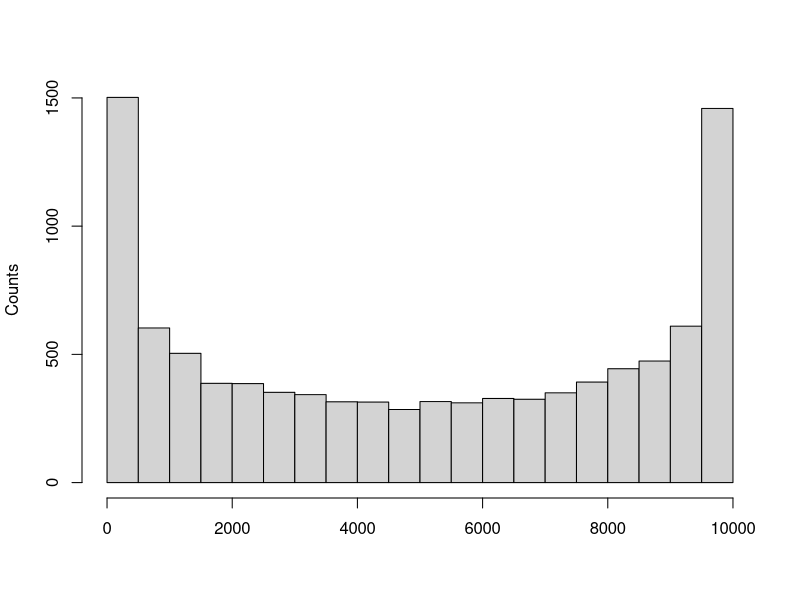

Here is the R script that generated this plot:
trials <- 10000
sim_list <- numeric(trials)
t <- 0.95
for (i in 1:trials) {
    rw <- c(0, cumsum(sample(c(-1, 1), 10000, replace = T)))
    # zero occur not at last [0.95, 1.0] steps
    sim_list[i] <- if (0 == length(which(rw[(10000 * t):10000] == 0))) 1 else 0
}
mean(sim_list) # P(L_n < t*n), L_n is the last time, in n plays, that the players are tied

# last 0 occur time histogram
trials <- 10000
sim_list <- numeric(trials)
for (i in 1:trials) {
    rw <- c(0, cumsum(sample(c(-1, 1), (trials - 1), replace = T)))
    sim_list[i] <- tail(which(rw == 0), 1)
}
mean(sim_list)
hist(sim_list, xlab = "", ylab = "Counts", main = "")
